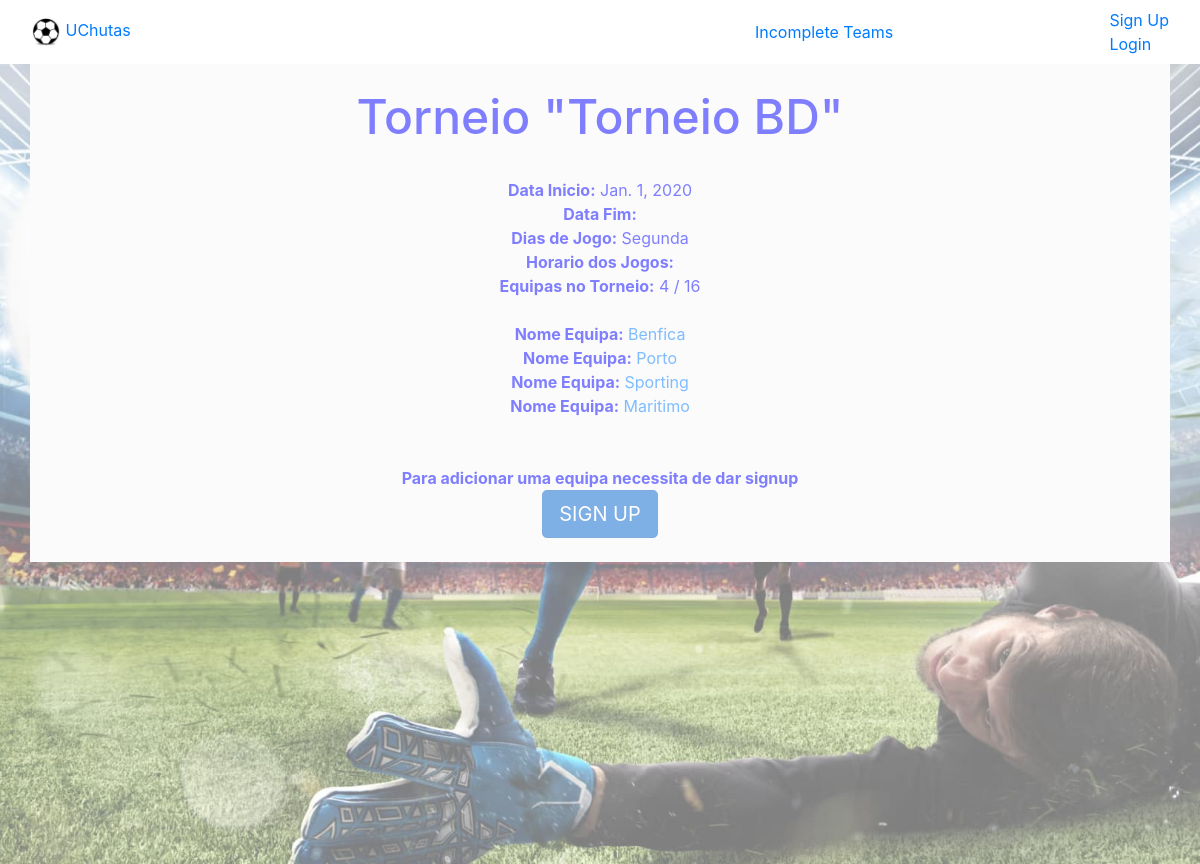
The app's page /tournamentinfo/3 with its own data.
### bd/models.py (models this page shows, shortened)
class Torneio(models.Model):
    nome = models.CharField(max_length=20, blank=False)
    dataInicio = models.DateField(blank=False)
    diasJogo = models.TextField(blank=True)
    horarioInicio = models.TimeField(blank=True)
    gestor = models.ForeignKey(Profile, blank=False, on_delete=models.CASCADE)
    estado = models.IntegerField(default='0') #0:inscricoes abertas ; 1:a decorrer ; 2:terminado

class Equipa(models.Model):
    nome = models.CharField(max_length=20, blank=False, primary_key=True)
    numTotalJogadores = models.IntegerField(default='0')
    emtorneio = models.BooleanField()
    DefesasTatica = models.IntegerField(blank=False,default='0')
    MediosTatica = models.IntegerField(blank=False,default='0')
    AvancadosTatica = models.IntegerField(blank=False,default='0')
    numGuardaRedes = models.IntegerField(default='0')
    numGuardaRedesSuplentes = models.IntegerField(default='0')
    numDefesas = models.IntegerField(default='0')
    numMedios = models.IntegerField(default='0')
    numAvancados = models.IntegerField(default='0')
    numDefesasSuplentes = models.IntegerField(default='0')
    numMediosSuplentes = models.IntegerField(default='0')
    numAvancadosSuplentes = models.IntegerField(default='0')
    torneio = models.ForeignKey(Torneio, blank=False, on_delete=models.CASCADE)
    pontos = models.IntegerField(blank=False, default='0')
    vitorias = models.IntegerField(blank=False, default='0')
    empates = models.IntegerField(blank=False, default='0')
    derrotas = models.IntegerField(blank=False, default='0')
    golosMarcados = models.IntegerField(blank=False, default='0')
    golosSofridos = models.IntegerField(blank=False, default='0')

### bd/views.py (the view)
# urls.py: path('tournamentinfo/<int:pk>', views.tournament_guest_view, name='bd-tournamentGuest'),
def tournament_guest_view(request, pk):
    torneio = Torneio.objects.get(pk=pk)
    equipas = Equipa.objects.filter(torneio=pk)
    equipas = equipas.order_by('pontos')
    numero = equipas.count()
    args = {'torneio': torneio, 'equipas': equipas, 'numero': numero}
    return render(request, 'tournamentinfoguest.html', args)

### bd/templates/tournamentinfoguest.html
{% extends 'base.html' %}
{% block content %}
    <div class="container" style="background: #f8f8f8" align="center">
        <font color="blue">
            <br>
            <h2><font size="25">Torneio "{{ torneio.nome }}"</font></h2>
            <br>
            <b><a>Data Inicio:</a></b> {{ torneio.dataInicio }}
            <br>
            <b><a>Data Fim: </a></b> {{torneio.dataFim}}
            <br>
            <b><a>Dias de Jogo:</a></b> {{ torneio.diasJogo }}
            <br>
            <b><a>Horario dos Jogos:</a></b> {{ torneio.horario }}
            <br>
            <b><a>Equipas no Torneio:</a></b> {{ numero }} / 16
            <br>
            <br>
            {% for equipa in equipas %}
                <b><a>Nome Equipa:</a></b>
                <a href="{% url 'bd-teamdetail' equipa.pk %}">{{ equipa.nome }}</a>
                <br>
            {% endfor %}
            <br>
            <br>
            <b><a>Para adicionar uma equipa necessita de dar signup</a></b>
            <br>
            <a href={% url 'bd-signup' %} class="btn btn-primary btn-lg active" role="button" aria-pressed="true">SIGN UP</a
        </font>
        <br><br>
    </div>
{% endblock %}

### bd/static/css/style.css (style rules this page uses)
body, html { height: 100%; }

### records on screen
Torneio: nome "Torneio BD", dataInicio "Jan. 1, 2020", diasJogo "Segunda"
Equipa: nome "Benfica"
Equipa: nome "Porto"
Equipa: nome "Sporting"
Equipa: nome "Maritimo"

### other values on screen
{{ numero }} "4"
